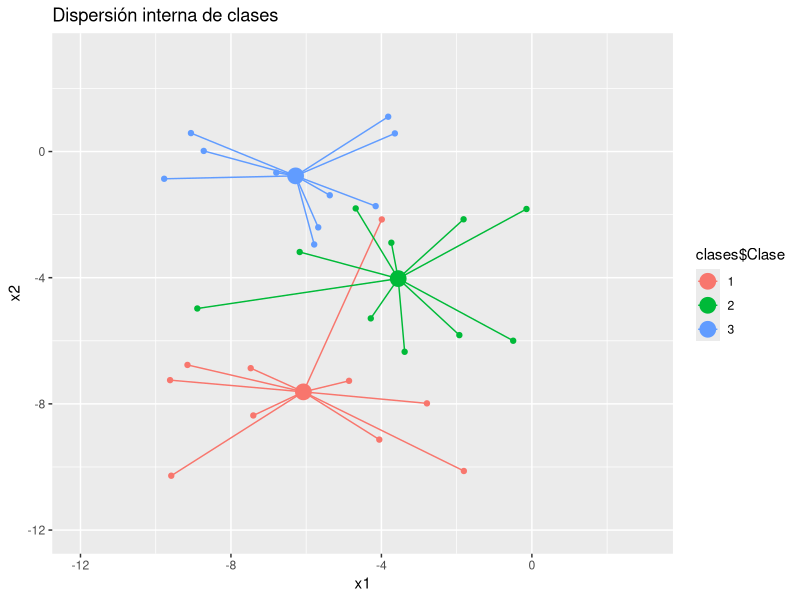
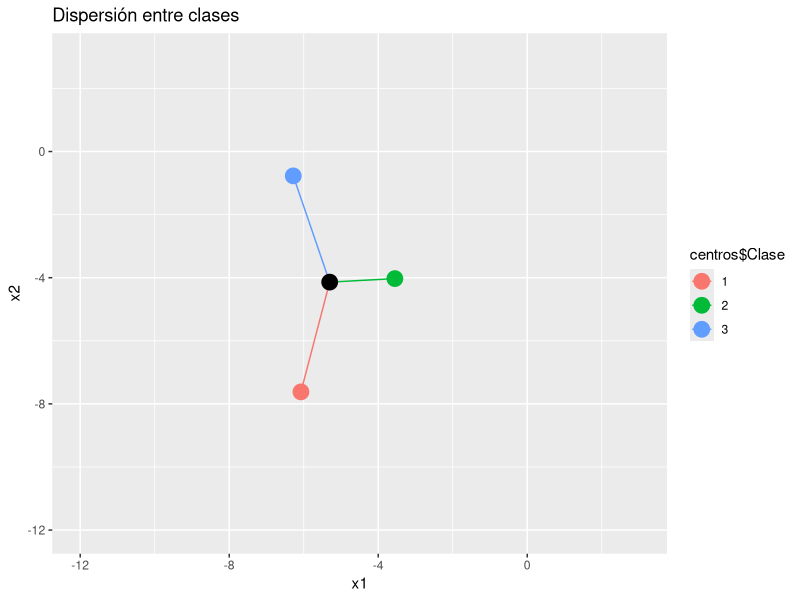
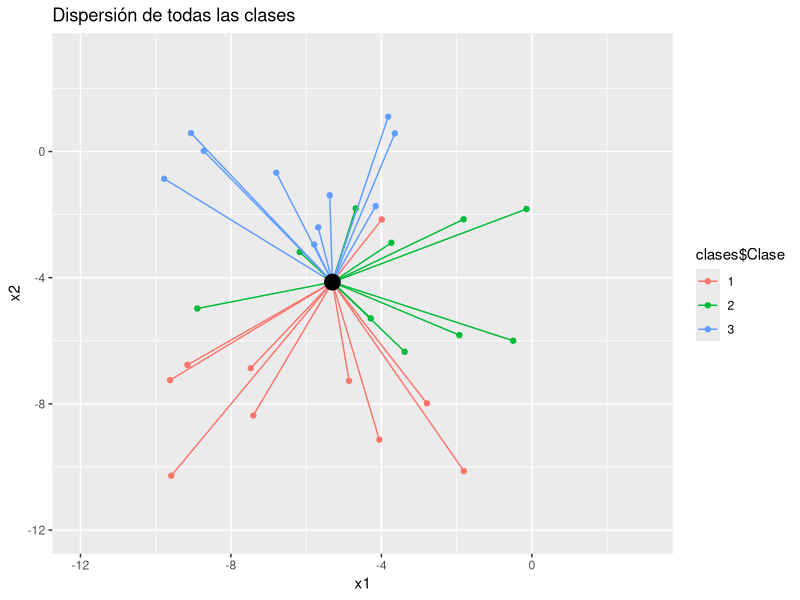

Source code (R) for these figures, in order:
# Conjunto sintético de datos
library(plyr)
library(tidyr)
library(dplyr)
library(ggplot2)

set.seed(213521)
# crear 5000 puntos al azar y muestrear de ahi
  Clase1 <- data.frame(Clase = "1",
                       x1 = rnorm(10, mean = -5, 2.5),
                       y1 = rnorm(10, mean = -8, 2))
  Clase2 <- data.frame(Clase = "2",
                       x1 = rnorm(10, mean = -3, 2.5),
                       y1 = rnorm(10, mean = -4, 2))
  Clase3 <- data.frame(Clase = "3",
                       x1 = rnorm(10, mean = -7, 2.5),
                       y1 = rnorm(10, mean = -1, 2))
  
  
  clases <- rbind(Clase1, Clase2, Clase3)
  
  
# Centros
  centros <- clases %>% group_by(Clase) %>%
    dplyr::summarise(x1 = mean(x1), 
                     y1 = mean(y1)) %>% 
    data.frame()
  
  centro <- clases %>% 
    dplyr::summarise(x1 = mean(x1), 
                     y1 = mean(y1)) 
  
  # Matriz de dispersión interna
  # clase 1
  centro.c1 <- c(centros$x1[1], centros$y1[1])
  c1 <- clases %>% filter(Clase == "1") %>% 
    dplyr::select(x1, y1) %>% 
    mutate(x1 = x1 - centro.c1[1],
           y1 = y1 - centro.c1[2])
  
  centro.c2 <- c(centros$x1[2], centros$y1[2])
  c2 <- clases %>% filter(Clase == "2") %>% 
    dplyr::select(x1, y1) %>% 
    mutate(x1 = x1 - centro.c2[1],
           y1 = y1 -  centro.c2[2])
  
  centro.c3 <- c(centros$x1[3], centros$y1[3])
  c3 <- clases %>% filter(Clase == "3") %>% 
    dplyr::select(x1, y1) %>% 
    mutate(x1 = x1 - centro.c3[1],
           y1 = y1 -  centro.c3[2])
  
  S_I <- t(as.matrix(c1))%*%as.matrix(c1) + 
    t(as.matrix(c2))%*%as.matrix(c2)+
    t(as.matrix(c3))%*%as.matrix(c3)
  
  
  # Matriz de dispersión entre clases
  centros.c <-data.frame(Clase = centros$Clase,
                         x1 = centros$x1 - centro$x1,
                         y1 = centros$y1 - centro$y1)
  S_E <- 10*t(as.matrix(centros.c %>% 
                       filter(Clase == "1") %>% 
                       dplyr::select(-Clase))) %*%
    as.matrix(centros.c %>% 
                filter(Clase == "1") %>% 
                dplyr::select(-Clase))  +
    10*t(as.matrix(centros.c %>% 
                     filter(Clase == "2") %>% 
                     dplyr::select(-Clase))) %*%
    as.matrix(centros.c %>% 
                filter(Clase == "2") %>% 
                dplyr::select(-Clase))  +
    10*t(as.matrix(centros.c %>% 
                     filter(Clase == "3") %>% 
                     dplyr::select(-Clase))) %*%
    as.matrix(centros.c %>% 
                filter(Clase == "3") %>% 
                dplyr::select(-Clase))  
  
  
  
# Matriz de dispersión total
S_I + S_E  
29*(as.matrix(clases %>% dplyr::select(x1, y1)) %>% cov)

# ggplot 
clases <- clases %>% 
  left_join(centros %>% 
              dplyr::rename(x.c = x1,
                            y.c = y1))
ggplot()+
  geom_point(aes(x = clases$x1, 
                 y = clases$y1, 
                 color = clases$Clase)) +
  geom_point(aes(x = centros$x1, 
                 y = centros$y1, 
                 color = centros$Clase), size = 5)+
  geom_segment(aes(x = clases$x1, xend = clases$x.c, 
                   y = clases$y1, yend = clases$y.c,
                   color = clases$Clase)) + 
  geom_point()+
  labs(x = "x1", y = "x2", title = "Dispersión interna de clases")+
  xlim(c(-12,3))+ ylim(c(-12,3))


centros <- centros %>% 
  mutate(x.c = centro$x1, 
         y.c = centro$y1)

ggplot()+
  geom_point(aes(x = centros$x1, 
                 y = centros$y1, 
                 color = centros$Clase), size = 5)+
  geom_segment(aes(x = centros$x1, xend = centros$x.c, 
                   y = centros$y1, yend = centros$y.c,
                   color = centros$Clase)) +
  geom_point(aes(x = centro$x1, y = centro$y1), size = 5 ) +
  labs(x = "x1", y = "x2", title = "Dispersión entre clases")+
  xlim(c(-12,3))+ ylim(c(-12,3))

ggplot()+
  geom_point(aes(x = clases$x1, 
                 y = clases$y1, 
                 color = clases$Clase)) +
  geom_segment(aes(x = clases$x1, xend = centro$x1, 
                   y = clases$y1, yend = centro$y1,
                   color = clases$Clase)) + 
  geom_point(aes(x = centro$x1, y = centro$y1), size = 5 ) +
  labs(x = "x1", y = "x2", title = "Dispersión de todas las clases")+
  xlim(c(-12,3))+ ylim(c(-12,3))


  
  
  